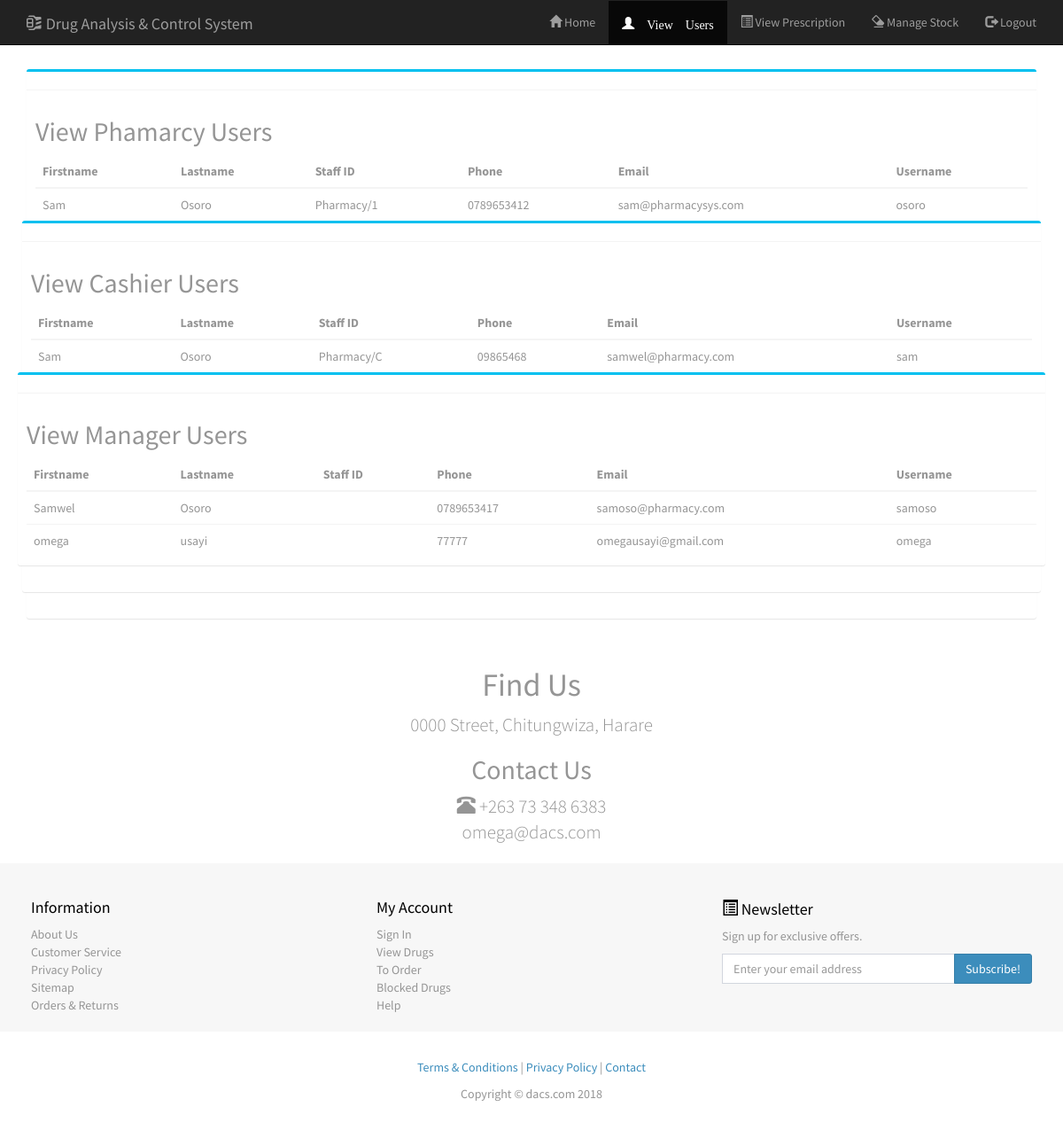
/old/Resources/op_2/view.php (signed in), run on the app's committed database.
### tables this page shows
CREATE TABLE `pharmacist` (
  `pharmacist_id` tinyint(5) NOT NULL,
  `first_name` varchar(15) NOT NULL,
  `last_name` varchar(15) NOT NULL,
  `staff_id` varchar(10) NOT NULL,
  `postal_address` varchar(20) NOT NULL,
  `phone` varchar(12) NOT NULL,
  `email` varchar(20) NOT NULL,
  `username` varchar(10) NOT NULL,
  `password` varchar(10) NOT NULL,
  `date` datetime NOT NULL
);

CREATE TABLE `cashier` (
  `cashier_id` tinyint(5) NOT NULL,
  `first_name` varchar(15) NOT NULL,
  `last_name` varchar(15) NOT NULL,
  `staff_id` varchar(10) NOT NULL,
  `postal_address` varchar(20) NOT NULL,
  `phone` varchar(12) NOT NULL,
  `email` varchar(20) NOT NULL,
  `username` varchar(10) NOT NULL,
  `password` varchar(10) NOT NULL,
  `date` datetime NOT NULL
);

CREATE TABLE `manager` (
  `manager_id` tinyint(5) NOT NULL,
  `first_name` varchar(15) NOT NULL,
  `last_name` varchar(15) NOT NULL,
  `staff_id` varchar(10) NOT NULL,
  `postal_address` varchar(20) NOT NULL,
  `phone` varchar(12) NOT NULL,
  `email` varchar(20) NOT NULL,
  `username` varchar(10) NOT NULL,
  `password` varchar(10) NOT NULL,
  `date` datetime NOT NULL
);

### old/Resources/op_2/view.php (the view, shortened to what this page needs)
<!DOCTYPE html>
<html>
<head>
<link href="css/bootstrap.min.css" rel="stylesheet">
        <link href="css/custom.css" rel="stylesheet">
        <link rel="stylesheet" href="css/main.css"/>
        <link rel="stylesheet" href="css/bgimg.css"/>
        <link rel="stylesheet" href="css/bgimg-nosocial.css"/>
<link rel="stylesheet" href="css/AdminLTE.min.css">
</head>
<body>
<div id="content">
<nav class="navbar navbar-inverse navbar-fixed-top" role="navigation">
        <div class="container">
            <div class="navbar-header">
                <a class="navbar-brand" href="home.php">
                    <span class="glyphicon glyphicon-compressed"></span>
                    Drug Analysis & Control System
                </a>
            </div>
            <div class="collapse navbar-collapse" id="navbar">
                <ul class="nav navbar-nav navbar-right">
            <li ><a href="manager.php"><span class="glyphicon glyphicon-home"></span> Home</a></li>
            <li class="active"><a href="view.php"<span class="glyphicon glyphicon-user"></span> View Users</a></li>
            <li><a href="view_prescription.php"><span class="glyphicon glyphicon-list-alt"></span> View Prescription</a></li>
            <li><a href="stock.php"><span class="glyphicon glyphicon-erase"></span> Manage Stock</a></li>
            <li><a href="logout.php"><span class="glyphicon glyphicon-log-out"></span> Logout</a></li>
        </ul>
            </div>
        </div>
    </nav>
<div class="container">
    <h2>View Users</h2>
<section class="content">
        <div class="row">
        <div class="box box-info">
        <div class="box-header with-border">
            <div class="box-tools pull-right">
                <button type="button" class="btn btn-box-tool" data-widget="collapse"><i class="fa fa-minus"></i>
                </button>
                <button type="button" class="btn btn-box-tool" data-widget="remove"><i class="fa fa-times"></i></button>
              </div>
        </div>
          <div class="box-body">
            <div class="table-responsive">
            <h2>View Phamarcy Users</h2>
<?php echo $message;
       $result = mysql_query("SELECT * FROM pharmacist")or die(mysql_error());
        echo "<table class='table no-margin'>";
        echo "<thead><tr><th>Firstname</th> <th>Lastname </th> <th>Staff ID</th><th>Phone</th><th>Email</th><th>Username </th></tr><thead>";
        while($row = mysql_fetch_array( $result )) {
                echo "<tr>";
                echo '<td>' . $row['first_name'] . '</td>';
				echo '<td>' . $row['last_name'] . '</td>';
				echo '<td>' . $row['staff_id'] . '</td>';
				echo '<td>' . $row['phone'] . '</td>';
				echo '<td>' . $row['email'] . '</td>';
				echo '<td>' . $row['username'] . '</td>';
			}
        echo "</table>";
?>
        </div>
        <div class="row">
        <div class="box box-info">
        <div class="box-header with-border">
            <div class="box-tools pull-right">
                <button type="button" class="btn btn-box-tool" data-widget="collapse"><i class="fa fa-minus"></i>
                </button>
                <button type="button" class="btn btn-box-tool" data-widget="remove"><i class="fa fa-times"></i></button>
              </div>
        </div>
          <div class="box-body">
            <div class="table-responsive">
            <h2>View Cashier Users</h2>
		          <?php echo $message;
        $result = mysql_query("SELECT * FROM cashier")
                or die(mysql_error());
        echo "<table class='table no-margin'>";
         echo "<thead><tr><th>Firstname</th> <th>Lastname </th> <th>Staff ID</th><th>Phone</th><th>Email</th><th>Username </th></tr><thead>";
        while($row = mysql_fetch_array( $result )) {
                echo "<tr>";
                echo '<td>' . $row['first_name'] . '</td>';
				echo '<td>' . $row['last_name'] . '</td>';
				echo '<td>' . $row['staff_id'] . '</td>';
				echo '<td>' . $row['phone'] . '</td>';
				echo '<td>' . $row['email'] . '</td>';
				echo '<td>' . $row['username'] . '</td>';
		 }
        echo "</table>";
?>
        </div>
		 <div class="row">
        <div class="box box-info">
        <div class="box-header with-border">
            <div class="box-tools pull-right">
                <button type="button" class="btn btn-box-tool" data-widget="collapse"><i class="fa fa-minus"></i>
                </button>
                <button type="button" class="btn btn-box-tool" data-widget="remove"><i class="fa fa-times"></i></button>
              </div>
        </div>
          <div class="box-body">
            <div class="table-responsive">
                <h2>View Manager Users</h2>
		        <?php echo $message1;
        $result = mysql_query("SELECT * FROM manager")
                or die(mysql_error());
        echo "<table class='table no-margin'>";
        echo "<thead><tr><th>Firstname</th> <th>Lastname </th> <th>Staff ID</th><th>Phone</th><th>Email</th><th>Username </th></tr><thead>";
        while($row = mysql_fetch_array( $result )) {
                echo "<tr>";
                echo '<td>' . $row['first_name'] . '</td>';
				echo '<td>' . $row['last_name'] . '</td>';
				echo '<td>' . $row['Staff_id'] . '</td>';
				echo '<td>' . $row['phone'] . '</td>';
				echo '<td>' . $row['email'] . '</td>';
				echo '<td>' . $row['username'] . '</td>';
		 }
        echo "</table>";
?>
        </div>
    </div>
</section>
</div>
<footer>
        <h1 class="text-center">Find Us</h1>
            <div class="container">
                <div class="row">
                    <div class="col-sm-12 footer-info-item text-center">
                        <p class="lead">
                            0000  Street, Chitungwiza, Harare
                        </p>
                        <h2>Contact Us</h2>
                        <p class="lead"><span class="glyphicon glyphicon-phone-alt"></span> +263 73 348 6383<br>
                        omega@dacs.com</p>
                    </div>
                </div>
            </div>
        <div class="footer-info">
            <div class="container">
                <div class="row">
                    <div class="col-sm-4 footer-info-item">
                        <h3>Information</h3>
                        <ul class="list-unstyled">
                            <li><a href="#">About Us</a></li>
                            <li><a href="#">Customer Service</a></li>
                            <li><a href="#">Privacy Policy</a></li>
                            <li><a href="#">Sitemap</a></li>
                            <li><a href="#">Orders &amp; Returns</a></li>
                        </ul>
                    </div>
                    <div class="col-sm-4 footer-info-item">
                        <h3>My Account</h3>
                        <ul class="list-unstyled">
                            <li><a href="#">Sign In</a></li>
                            <li><a href="#">View Drugs</a></li>
                            <li><a href="#">To Order</a></li>
                            <li><a href="#">Blocked Drugs</a></li>
                            <li><a href="#">Help</a></li>
                        </ul>
                    </div>
                    <div class="col-sm-4 footer-info-item">
                        <h3><span class="glyphicon glyphicon-list-alt"></span> Newsletter</h3>
                        <p>Sign up for exclusive offers.</p>
                        <div class="input-group">
                            <input type="email" class="form-control" placeholder="Enter your email address">
                            <span class="input-group-btn">
                                <button class="btn btn-primary" type="button">
                                    Subscribe!
                                </button>
                            </span>
                        </div>
                    </div>
                </div>
            </div>
        </div>
        <div class="small-print">
            <div class="container">
                <p><a href="#">Terms &amp; Conditions</a> | <a href="#">Privacy Policy</a> | <a href="#">Contact</a></p>
                <p>Copyright &copy; dacs.com 2018 </p>
            </div>
        </div>
    </footer>
</div>
</body>
</html>

### old/Resources/op_2/css/custom.css (style rules this page uses)
body { padding-top: 50px; color: #959595; }
.footer-info { padding: 20px 0; background: #f7f7f7; }
.footer-info, .footer-info a:link, .footer-info a:hover, .footer-info a:focus, .footer-info a:visited { color: #959595; }
.footer-info h3 { color: black; font-size: 18px; }
.footer-info-item { padding: 0px 20px; }
footer .small-print { background-color: #fff; padding: 30px 0; text-align: center; }
a { color: orange; text-decoration: none; }
.btn-primary { color: #fff; background-color: orange; border-color: orange; }

### old/Resources/op_2/css/main.css (style rules this page uses)
body { font-family: "open sans", "segoe ui"; font-size: 14px; margin: 0; padding: 0; }
a { transition: background .3s; }

### data on the page
pharmacist: first_name "Sam", last_name "Osoro", staff "Pharmacy/1", phone "0789653412", email "sam@pharmacysys.com", username "osoro"
cashier: first_name "Sam", last_name "Osoro", staff "Pharmacy/C", phone "09865468", email "samwel@pharmacy.com", username "sam"
manager: first_name "Samwel", last_name "Osoro", phone "0789653417", email "samoso@pharmacy.com", username "samoso"
manager: first_name "omega", last_name "usayi", phone "77777", email "omegausayi@gmail.com", username "omega"
